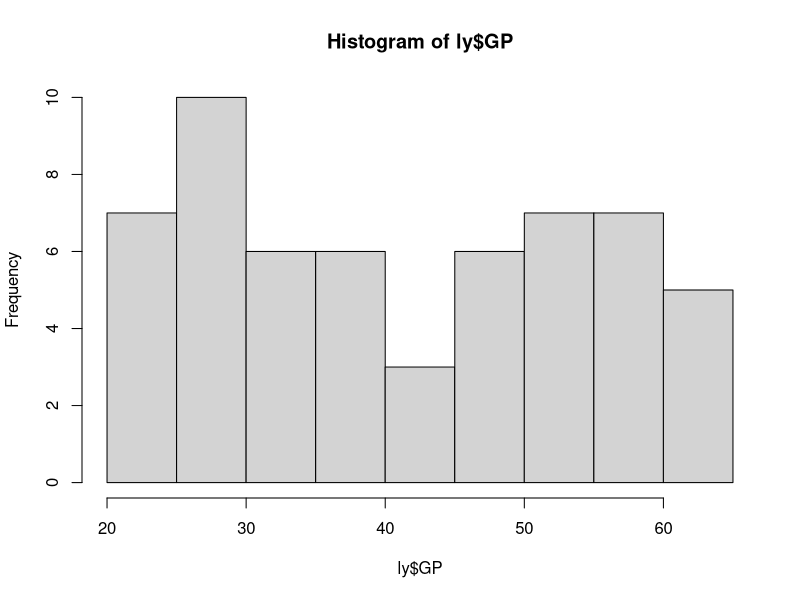
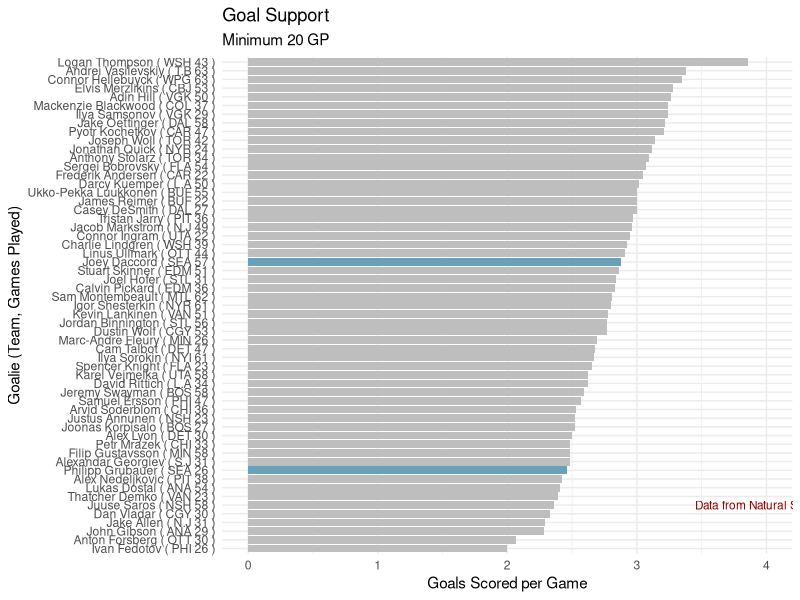
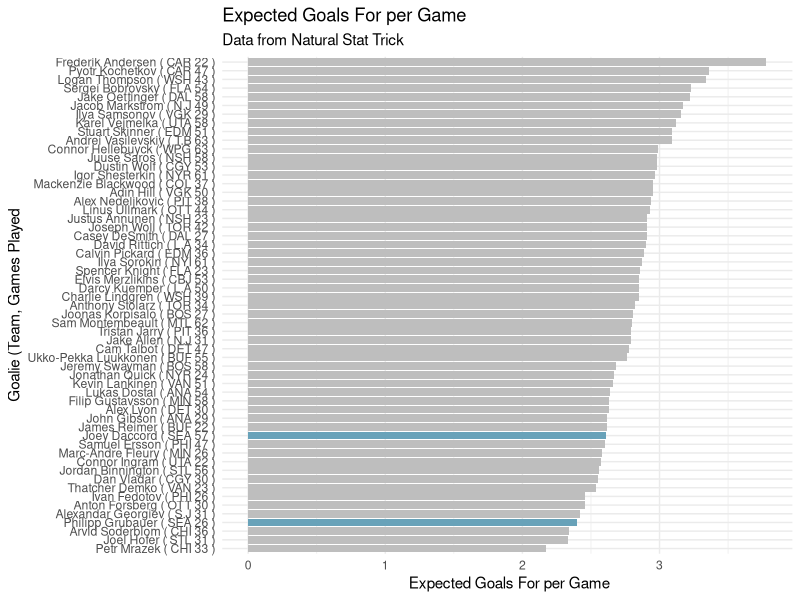

These figures' R source, in order: (Note: this script raises an error after producing the figures.)
library(tidyverse)

#data from Natural Stat Trick https://www.naturalstattrick.com/playerteams.php?fromseason=20242025&thruseason=20242025&stype=2&sit=all&score=all&stdoi=oi&rate=n&team=ALL&pos=G&loc=B&toi=0&gpfilt=none&fd=&td=&tgp=410&lines=multi&draftteam=ALL

# Last seasons data
ly <- read.csv("data/NST_20242025.csv")

ly <- ly %>%
  filter(GP > 20) %>%  # Move the filter first
  mutate(
    GFperGP = round(GF / GP, 2),
    xGFperGP = round(xGF / GP, 2)
  )
hist(ly$GP)

GFplot <- ggplot(ly, aes(x = reorder(paste(Player, "(", Team, GP, ")", sep = " "), GFperGP), y = GFperGP, fill = ifelse(Team == "SEA", "SEA", "other"))) +
  geom_bar(stat = "identity") +
  scale_fill_manual(values = c("SEA" = "#68A2B9", "other" = "gray")) +
  coord_flip() +
  labs(title = "Goal Support", x = "Goalie (Team, Games Played)", y = "Goals Scored per Game", subtitle = "Minimum 20 GP") +
  theme_minimal() +
  theme(legend.position = "none") +
  annotate("text", x = 6, y = 4 , label = "Data from Natural Stat Trick", color = "darkred", size = 3) 

GFplot


xGFplot <- ggplot(ly, aes(x = reorder(paste(Player, "(", Team, GP, ")", sep = " "), xGFperGP), y = xGFperGP, fill = ifelse(Team == "SEA", "SEA", "other"))) +
  geom_bar(stat = "identity") +
  scale_fill_manual(values = c("SEA" = "#68A2B9", "other" = "gray")) +
  coord_flip() +
  labs(title = "Expected Goals For per Game", x = "Goalie (Team, Games Played", y = " Expected Goals For per Game", subtitle = "Data from Natural Stat Trick") +
  theme_minimal() +
  theme(legend.position = "none")

xGFplot

#2023-2024 season
stats <- read.csv("data/NST_20232024.csv")

season_2324 <- stats %>%
  filter(GP > 20)

#gf per game
season_2324 <- twentygames %>%
  mutate(GFpergame = round(GF / GP, 2)) %>%
  arrange(desc(GFpergame))

# Last Season Charts
ggplot(season_2324, aes(x=Player, y=GFpergame)) +
  geom_bar(stat="identity")+
  coord_flip()

ggplot(season_2324, aes(x = reorder(Player, GFpergame), y = GFpergame)) +
  geom_bar(stat = "identity") +
  coord_flip() +
  labs(title = "GF per Game by Player", x = "Player", y = "GF per Game")

ggplot(season_2324, aes(x = reorder(Player, GFpergame), y = GFpergame, fill = ifelse(Team == "SEA", "SEA", "Other"))) +
  geom_bar(stat = "identity") +
  scale_fill_manual(values = c("SEA" = "red", "Other" = "gray")) + # Colors for SEA and other teams
  coord_flip() +
  labs(title = "Goal Support by Goalie 2023-2024", x = "Goalie", y = "Goals Scored per Game", subtitle = "Minimum 20 Games Played") +
  theme_minimal() +  # Optional: cleaner theme
  theme(legend.position = "none")  # This removes the legend
